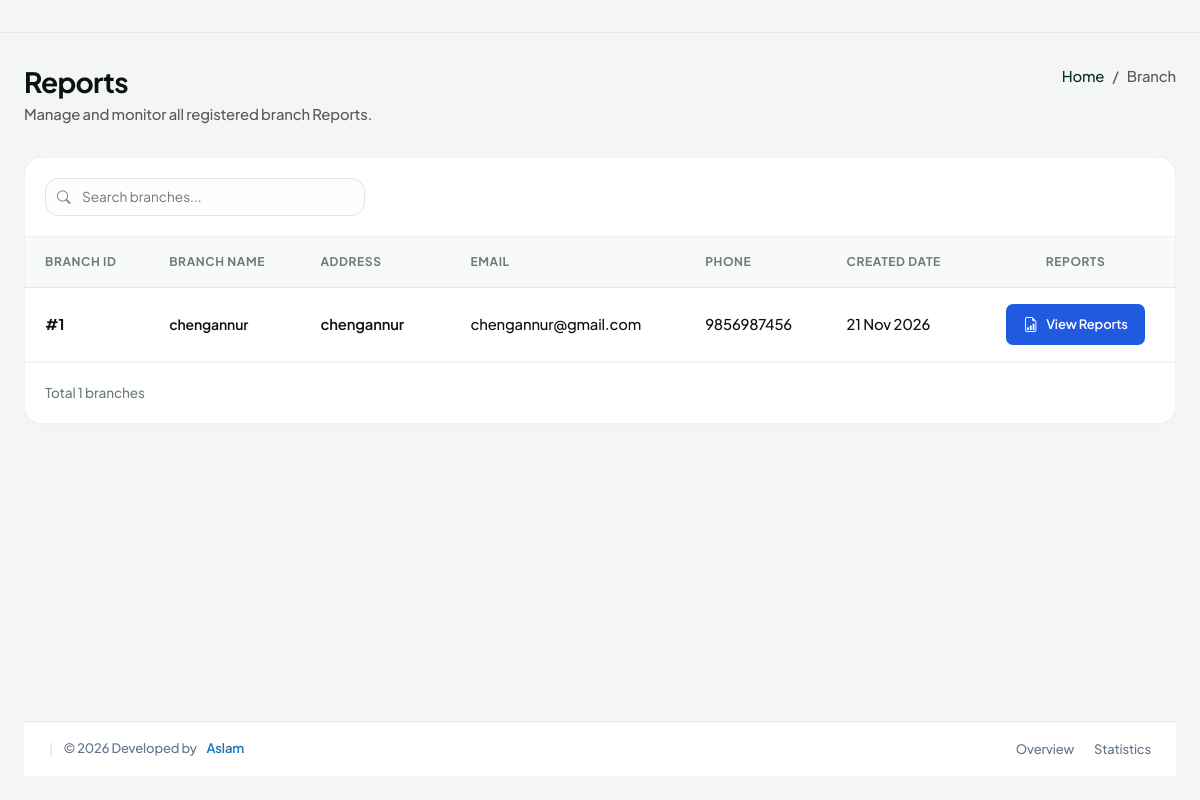
/tests, run on the app's committed database.
### time_app/models.py (models this page shows, shortened)
class tbl_Branch(models.Model):
   name = models.CharField(max_length=150, blank=True)
   email = models.EmailField(max_length=150, blank=True)
   address = models.CharField(max_length=150, blank=True)
   phone = models.CharField(max_length=150, blank=True)
   username=models.CharField(max_length=150, blank=True)
   password = models.CharField(max_length=150, blank=True)
   created_at = models.DateTimeField(auto_now_add=True)

### time_app/views.py (the view)
def tests(request):
    data = tbl_Branch.objects.all().order_by('-created_at')
    context = {
        "data": data,
    }
    return render(request, "tests.html", context)

### templates/tests.html (shortened to what this page needs)
{% load static %}
<!DOCTYPE html>
<html lang="en">
<head>
    <link rel="stylesheet" href="{% static 'assets/libs/bootstrap/css/bootstrap.min.css' %}">
    <link rel="stylesheet" href="{% static 'assets/libs/bootstrap-icons/bootstrap-icons.css' %}">
    <link rel="stylesheet" href="{% static 'assets/css/main.css' %}">
</head>
<body>
    {% include 'admin_navbar.html' %}
        <div class="page-header">
            <div>
                <h1 class="page-title">
                 Reports
                </h1>
                <p class="text-muted mb-0">
                    Manage and monitor all registered branch Reports.
                </p>
            </div>
            <nav aria-label="breadcrumb">
                <ol class="breadcrumb mb-0">
                    <li class="breadcrumb-item">
                        <a href="/admin_home/"
                           class="text-decoration-none text-muted-green">
                            Home
                        </a>
                    </li>
                    <li class="breadcrumb-item active text-main">
                        Branch
                    </li>
                </ol>
            </nav>
        </div>
        <div class="table-card-custom">
            <div class="table-header-control">
                <div class="table-search-box">
                    <i class="bi bi-search table-search-icon"></i>
                    <input type="text"
                           id="branchSearch"
                           class="table-search-input"
                           placeholder="Search branches..."
                           autocomplete="off">
                </div>
            </div>
            <div class="table-responsive">
                <table class="table-custom" id="branchTable">
                    <thead>
                        <tr>
                            <th>Branch ID</th>
                            <th>Branch Name</th>
                            <th>Address</th>
                            <th>Email</th>
                            <th>Phone</th>
                            <th>Created Date</th>
                            <th class="text-center">Reports</th>
                        </tr>
                    </thead>
                    <tbody id="branchTableBody">
                        {% for i in data %}
                        <tr class="branch-row">
                            <td class="table-order-id">
                                #{{ i.id }}
                            </td>
                            <td>
                                <div class="table-user-cell">
                                    <div class="table-user-name">
                                        {{ i.name|default:"N/A" }}
                                    </div>
                                </div>
                            </td>
                            <td class="table-product-name" style="width: 150px; max-width: 150px; white-space: normal; overflow-wrap: anywhere;">
                                {{ i.address|default:"N/A" }}
                            </td>
                            <td>
                                {{ i.email|default:"N/A" }}
                            </td>
                            <td>
                                {{ i.phone|default:"N/A" }}
                            </td>
                            <td>
                                {{ i.created_at|date:"d M Y"|default:"N/A" }}
                            </td>
                            <td class="text-center">
                                <a href="{% url 'branch_report' i.id %}"
                                   class="branch-report-btn">
                                    <i class="bi bi-file-earmark-bar-graph"></i>
                                   View Reports
                                </a>
                            </td>
                        </tr>
                        {% endfor %}
                    </tbody>
                </table>
            </div>
            <div class="table-footer-control">
                <span id="branchCount"
                      class="table-pagination-info">
                    Total {{ data|length }} branches
                </span>
            </div>
        </div>
        {% include 'footer.html' %}
    </div>
</body>
</html>

### static/assets/css/main.css (style rules this page uses)
:root { --bs-body-bg: #F4F6F5; --bs-body-font-family: 'Plus Jakarta Sans', sans-serif; --brand-forest-dark: #051C12; --brand-forest-medium: #072F1F; --brand-forest-light: #1A3E30; --brand-lime: #EF4444; --brand-lime-hover: #EF4444; --brand-lime-translucent: rgba(180, 241, 5, 0.15); --text-main: #0B130F; --text-muted-green: #6C7E75; --text-sidebar-muted: #879A91; --card-background: #FFFFFF; --border-light: #E9EFEF; --border-dark-green: rgba(163, 3, 3, 0.1); --sys-green: #22C55E; --sys-green-bg: #DCFCE7; --sys-red: #EF4444; --sys-red-bg: #FEE2E2; --sys-orange: #F97316; --sys-orange-bg: #FFEDD5; --sidebar-width: 280px; --navbar-height: 80px; --radius-xxl: 24px; --radius-xl: 18px; --radius-lg: 14px; --radius-md: 10px; --radius-sm: 6px; --shadow-sm: 0 2px 8px rgba(11, 19, 15, 0.02); --shadow-md: 0 10px 30px rgba(11, 19, 15, 0.04); --shadow-lg: 0 20px 50px rgba(11, 19, 15, 0.08); }
body { background-color: var(--bs-body-bg); color: var(--text-main); font-family: var(--bs-body-font-family); font-size: 0.925rem; font-weight: 500; -webkit-font-smoothing: antialiased; letter-spacing: -0.01em; }
h1, h2, h3, h4, h5, h6, .h1, .h2, .h3, .h4, .h5, .h6 { color: var(--text-main); font-weight: 700; letter-spacing: -0.025em; }
a { color: var(--brand-forest-medium); text-decoration: none; transition: all 0.25s ease-in-out; }
.page-header { display: flex; align-items: flex-start; justify-content: space-between; margin-bottom: 2rem; flex-wrap: wrap; gap: 1.5rem; }
.page-title { font-size: 1.75rem; margin-bottom: 0.25rem; }
.table-card-custom { background-color: #FFFFFF; border-radius: var(--radius-xl); border: 1px solid rgba(11, 19, 15, 0.06) !important; box-shadow: var(--shadow-sm); overflow: hidden; margin-bottom: 1.25rem !important; width: 100%; }
.table-custom { width: 100%; margin-bottom: 0; vertical-align: middle; border-collapse: collapse; }
.table-custom th, .table-custom td { padding: 1rem 1.25rem; border-bottom: 1px solid rgba(11, 19, 15, 0.05); white-space: nowrap; }
.table-custom th { background-color: #F8FAF9; color: var(--text-muted-green); font-size: 0.75rem; text-transform: uppercase; font-weight: 700; letter-spacing: 0.05em; border-bottom: 1px solid rgba(11, 19, 15, 0.08); }
.table-custom tbody tr { transition: background-color 0.2s ease-in-out; }
.table-user-cell { display: flex; align-items: center; gap: 0.75rem; }
.table-user-name { font-weight: 700; color: var(--text-main); font-size: 0.875rem; }
.table-header-control { background-color: #FFFFFF; padding: 1.25rem; border-bottom: 1px solid rgba(11, 19, 15, 0.06); display: flex; align-items: center; justify-content: space-between; flex-wrap: wrap; gap: 1rem; }
.table-search-box { position: relative; max-width: 320px; flex-grow: 1; }
.table-search-input { width: 100%; padding: 0.5rem 1rem 0.5rem 2.25rem; font-size: 0.85rem; border-radius: var(--radius-lg); border: 1px solid rgba(11, 19, 15, 0.1); background-color: #FDFDFD; transition: all 0.2s ease-in-out; }
.table-search-icon { position: absolute; left: 0.75rem; top: 50%; transform: translateY(-50%); color: var(--text-muted-green); font-size: 0.85rem; }
.table-footer-control { background-color: #FFFFFF; padding: 1.25rem; border-top: 1px solid rgba(11, 19, 15, 0.06); display: flex; align-items: center; justify-content: space-between; flex-wrap: wrap; gap: 1rem; }
.table-pagination-info { font-size: 0.85rem; color: var(--text-muted-green); }
.table-order-id { font-weight: 700; color: var(--text-main); }
.table-product-name { font-weight: 600; color: var(--text-main); }

### templates/tests.html (style rules this page uses)
.branch-report-btn { display: inline-flex; align-items: center; justify-content: center; gap: 8px; padding: 9px 17px; background: #205ae1; color: #fff; border-radius: 7px; font-size: 13px; font-weight: 600; text-decoration: none; transition: .2s ease; white-space: nowrap; }
.branch-report-btn i { font-size: 15px; }
.table-user-name { font-weight: 600; }

### templates/footer.html (style rules this page uses)
html, body { margin: 0; padding: 0; min-height: 100%; }
body { min-height: 100vh; display: flex; flex-direction: column; }

### data on the page
tbl_Branch: id "1", name "chengannur", address "chengannur", email "chengannur@gmail.com", phone "9856987456", created_at "21 Nov 2026"

### other printed values
{{ data|length }} "1"
